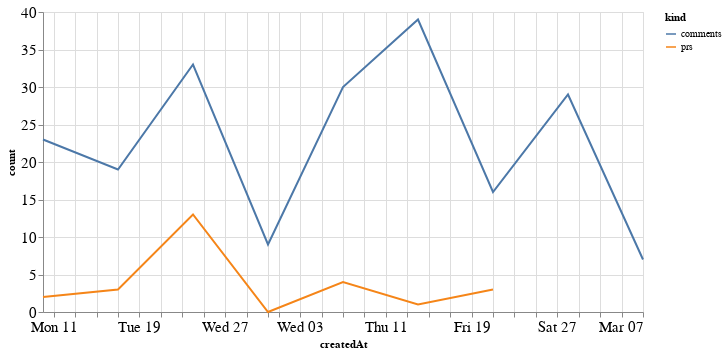

The code cell stored with this chart in its notebook:
### Code cell
alt.Chart(total_time, width=600).mark_line().encode(
    x='createdAt',
    y='count',
    color='kind'
)

### Figure 1 — Vega-Lite specification as saved in the notebook (floating-point values rounded to 4 significant figures)
{"config": {"axisLeft": {"labelFontSize": 15}, "axisBottom": {"labelFontSize": 15}}, "data": {"name": "data-b0c829da13993905f8dd07f4b407bd43"}, "mark": "line", "encoding": {"color": {"type": "nominal", "field": "kind"}, "x": {"type": "temporal", "field": "createdAt"}, "y": {"type": "quantitative", "field": "count"}}, "width": 600, "$schema": "https://vega.github.io/schema/vega-lite/v4.8.1.json", "datasets": {"data-b0c829da13993905f8dd07f4b407bd43": [{"createdAt": "2021-01-10T00:00:00", "kind": "prs", "count": 2.0}, {"createdAt": "2021-01-17T00:00:00", "kind": "prs", "count": 3.0}, {"createdAt": "2021-01-24T00:00:00", "kind": "prs", "count": 13.0}, {"createdAt": "2021-01-31T00:00:00", "kind": "prs", "count": 0.0}, {"createdAt": "2021-02-07T00:00:00", "kind": "prs", "count": 4.0}, {"createdAt": "2021-02-14T00:00:00", "kind": "prs", "count": 1.0}, {"createdAt": "2021-02-21T00:00:00", "kind": "prs", "count": 3.0}, {"createdAt": "2021-02-28T00:00:00", "kind": "prs", "count": null}, {"createdAt": "2021-03-07T00:00:00", "kind": "prs", "count": null}, {"createdAt": "2021-01-10T00:00:00", "kind": "comments", "count": 23.0}, {"createdAt": "2021-01-17T00:00:00", "kind": "comments", "count": 19.0}, {"createdAt": "2021-01-24T00:00:00", "kind": "comments", "count": 33.0}, {"createdAt": "2021-01-31T00:00:00", "kind": "comments", "count": 9.0}, {"createdAt": "2021-02-07T00:00:00", "kind": "comments", "count": 30.0}, {"createdAt": "2021-02-14T00:00:00", "kind": "comments", "count": 39.0}, {"createdAt": "2021-02-21T00:00:00", "kind": "comments", "count": 16.0}, {"createdAt": "2021-02-28T00:00:00", "kind": "comments", "count": 29.0}, {"createdAt": "2021-03-07T00:00:00", "kind": "comments", "count": 7.0}]}}
